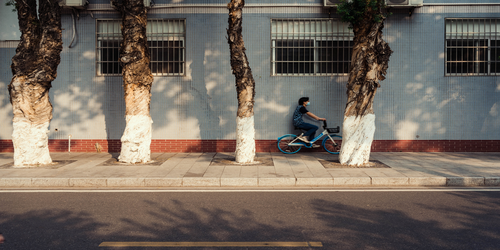
#> input picture gambar.png, 500 x 250 px
$ python toYCbCr.py
#> lines starting #> are read from the running program, lines starting #| are printed output that depends on the picture
# import module
import cv2
from matplotlib import pyplot as plt
import numpy as np
# proccess
image = cv2.imread('gambar.png')
#> image is the input picture: shape (250, 500, 3); mean B, G, R 94.8, 104.6, 115.5
image_shape = np.zeros(image.shape,np.uint8)
image_shape[:,:,1] = image[:,:,1]
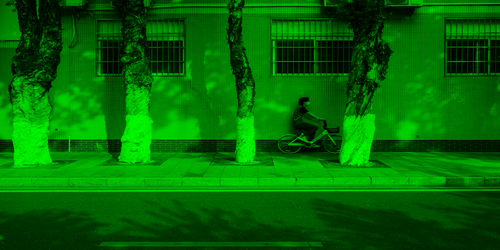
#> image_shape: shape (250, 500, 3); mean B, G, R 0, 104.6, 0
image_shape[:,:,2] = image[:,:,2]
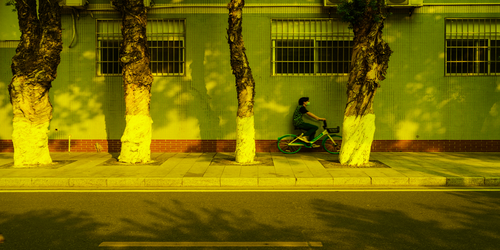
#> image_shape: shape (250, 500, 3); mean B, G, R 0, 104.6, 115.5
image_shape[:,:,0] = image[:,:,0]
result=cv2.cvtColor(image,cv2.COLOR_BGR2YCrCb)
#> result: shape (250, 500, 3); mean of channels 0, 1, 2 106.8, 134.2, 121.2
# show result
plt.figure()
plt.imshow(result)
plt.title('result')
plt.show()

$ run again, with cat.png copied over gambar.png
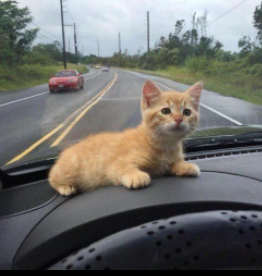
#> input picture cat.png, 262 x 276 px
#> image is the input picture: shape (276, 262, 3); mean B, G, R 108.1, 111, 111.3
#> `image_shape[:,:,1] = image[:,:,1]`:
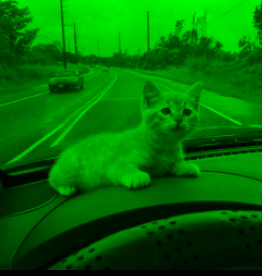
#> image_shape: shape (276, 262, 3); mean B, G, R 0, 111, 0
#> `image_shape[:,:,2] = image[:,:,2]`:
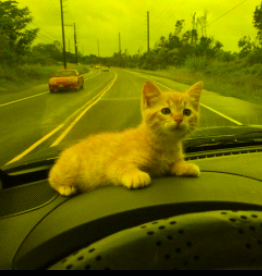
#> image_shape: shape (276, 262, 3); mean B, G, R 0, 111, 111.3
#> result: shape (276, 262, 3); mean of channels 0, 1, 2 110.7, 128.4, 126.5
